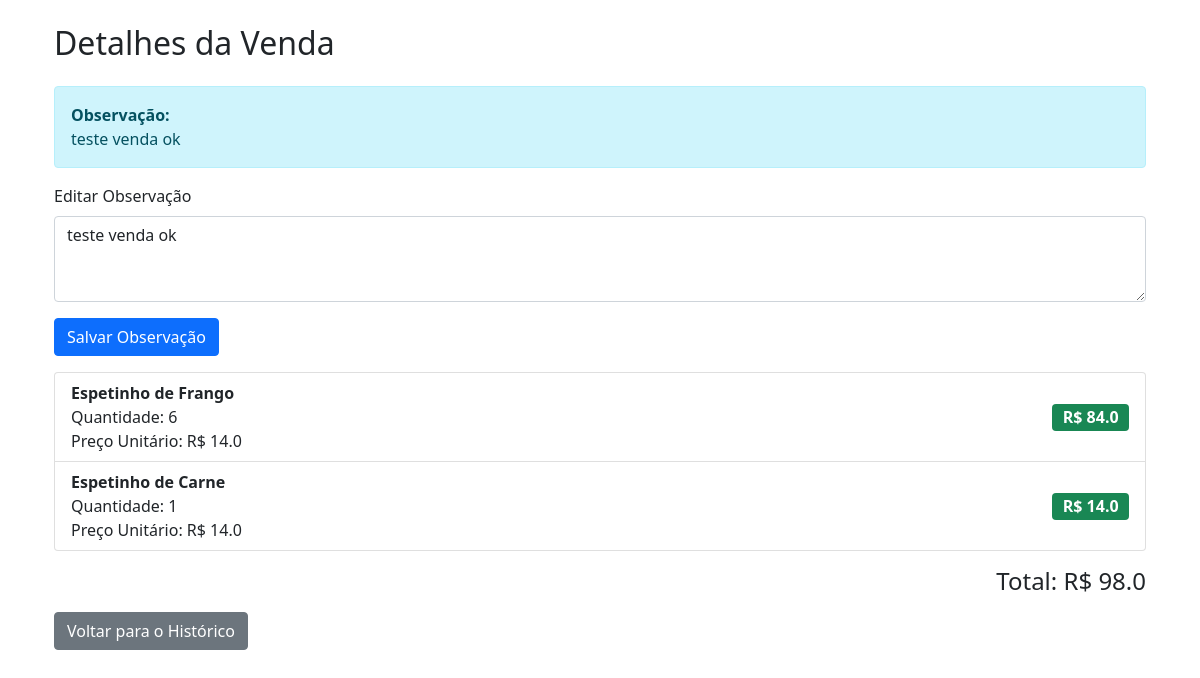
Screenshot of /venda/46 with the database file from the repository.
### app.py (models this page shows)
class Venda(db.Model):
    id = db.Column(db.Integer, primary_key=True)
    data = db.Column(db.DateTime, default=lambda: datetime.now(pytz.timezone('America/Sao_Paulo')))
    total = db.Column(db.Float, nullable=False)
    observacao = db.Column(db.Text)  # A coluna 'observacao' agora é parte do modelo
    itens = db.relationship('ItemVenda', back_populates='venda')

class ItemVenda(db.Model):
    id = db.Column(db.Integer, primary_key=True)
    venda_id = db.Column(db.Integer, db.ForeignKey('venda.id'))
    produto_id = db.Column(db.Integer, db.ForeignKey('produto.id'))
    quantidade = db.Column(db.Integer, nullable=False)
    preco_unitario = db.Column(db.Float, nullable=False)
    venda = db.relationship('Venda', back_populates='itens')
    produto = db.relationship('Produto', back_populates='itens_venda')

class Produto(db.Model):
    id = db.Column(db.Integer, primary_key=True)
    nome = db.Column(db.String(100), nullable=False)
    preco = db.Column(db.Float, nullable=False)
    estoque = db.Column(db.Integer, default=0)
    imagem = db.Column(db.String(255))
    itens_venda = db.relationship('ItemVenda', back_populates='produto')

### app.py (the view)
@app.route('/venda/<int:id>')
def detalhes_venda(id):
    venda = Venda.query.get_or_404(id)
    itens = ItemVenda.query.filter_by(venda_id=id).all()
    observacao = venda.observacao
    total = sum(item.preco_unitario * item.quantidade for item in itens)
    print(f"[/venda/{id}] Total calculado: {total}")  # Log para depuração
    return render_template('detalhes_venda.html', venda=venda, itens=itens, observacao=observacao, total=total)

### templates/detalhes_venda.html
{% extends 'base.html' %}
{% block content %}
<div class="container mt-4">
    <h2 class="mb-4">Detalhes da Venda</h2>
    {% if observacao %}
        <div class="alert alert-info">
            <strong>Observação:</strong><br>
            {{ observacao }}
        </div>
    {% endif %}
    <form method="POST">
        <div class="mb-3">
            <label for="observacao" class="form-label">Editar Observação</label>
            <textarea class="form-control" id="observacao" name="observacao" rows="3">{{ observacao | default('') }}</textarea>
        </div>
        <button type="submit" class="btn btn-primary">Salvar Observação</button>
    </form>
    <ul class="list-group mt-3">
        {% for item in itens %}
        <li class="list-group-item d-flex justify-content-between align-items-center">
            <div>
                <strong>{{ item.produto.nome | default('Produto não encontrado') }}</strong><br>
                Quantidade: {{ item.quantidade | default(0) }}<br>
                Preço Unitário: R$ {{ item.preco_unitario | default(0) | float | round(2) }}
            </div>
            <span class="badge bg-success fs-6">
                R$ {{ (item.preco_unitario | default(0) * item.quantidade | default(0)) | float | round(2) }}
            </span>
        </li>
        {% endfor %}
    </ul>
    <div class="text-end mt-3">
        <h4>Total: R$ {{ total | default(0) | float | round(2) }}</h4>
    </div>
    <div class="mt-3">
        <a href="{{ url_for('historico') }}" class="btn btn-secondary">Voltar para o Histórico</a>
    </div>
</div>
{% endblock %}

### rows the page displays
Venda: observacao "teste venda ok"
ItemVenda: produto.nome "Espetinho de Frango", quantidade "6", preco_unitario "14.0", preco_unitario+quantidade "84.0"
ItemVenda: produto.nome "Espetinho de Carne", quantidade "1", preco_unitario "14.0", preco_unitario+quantidade "14.0"

### other values shown
{{ total | default(0) | float | round(2) }} "98.0"
